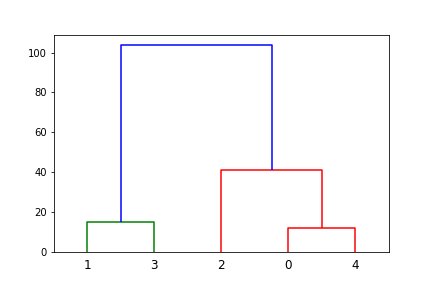

Python code for this plot:
import numpy as np
import matplotlib.pyplot as plt
from scipy.cluster import hierarchy

data = np.random.randint(100, size=10)

Z = hierarchy.linkage(data, 'ward')
plt.figure()
dn = hierarchy.dendrogram(Z)
plt.savefig('hierarchy.png')